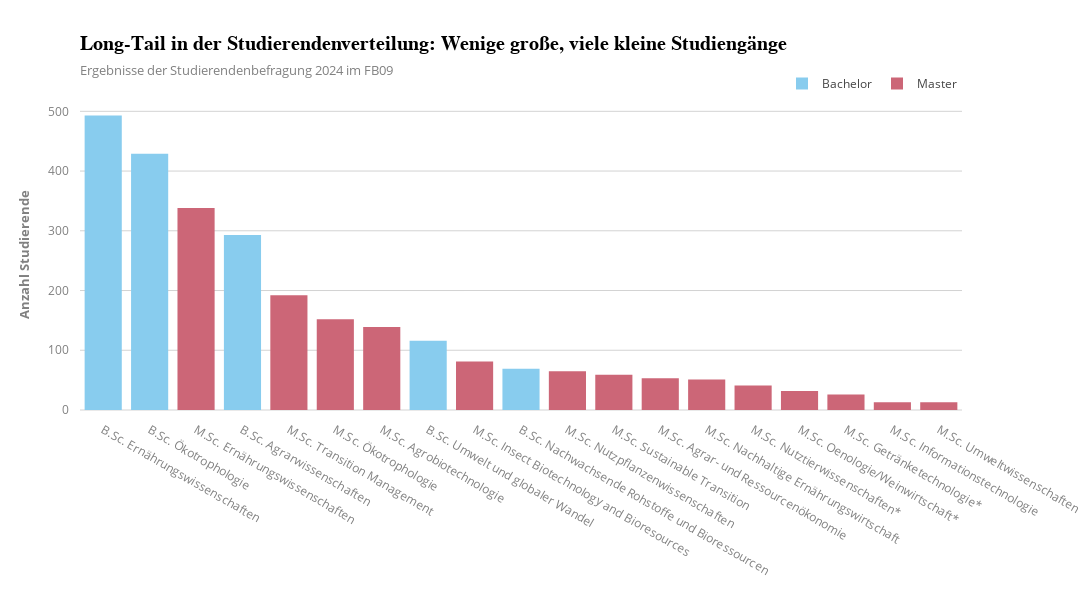

Write notebook code for a chart like this one.
### Code cell
# Reassign degree type based on cleaned name
studiengang_verteilung["Abschlussart"] = studiengang_verteilung["Studiengang"].apply(
    lambda x: "Bachelor" if "B.Sc." in x else "Master"
)

# Define custom color mapping
color_map = {
    "Bachelor": "rgb(136, 204, 238)",
    "Master": "rgb(204, 102, 119)"
}

# Sort and fix category order
studiengang_verteilung = studiengang_verteilung.sort_values(
    by="Anzahl Studierende",
    ascending=False
)

studiengang_verteilung["Studiengang"] = pd.Categorical(
    studiengang_verteilung["Studiengang"],
    categories=studiengang_verteilung["Studiengang"],
    ordered=True
)

# Create bar chart
fig = px.bar(
    studiengang_verteilung,
    x="Studiengang",
    y="Anzahl Studierende",
    color="Abschlussart",
    color_discrete_map=color_map,
    title="Long-Tail in der Studierendenverteilung: Wenige große, viele kleine Studiengänge",
    subtitle="Ergebnisse der Studierendenbefragung 2024 im FB09",
    template="infoviz"
)

# Layout configuration
fig.update_layout(
    margin=dict(b=190, r=130),
    xaxis_title="",
    height=600,
    width=1300,
    xaxis=dict(
        categoryorder="array",
        categoryarray=studiengang_verteilung["Studiengang"]
    ),
    legend=dict(
        title="",
        orientation="h",
        yanchor="top",
        y=1.1,
        xanchor="right",
        x=1
    )
)

fig.show()
fig.write_image("Plots/pdf/abschluss6.pdf")

### Figure 1 — Plotly figure (JSON) as saved in the notebook; plotly's stock layout.template omitted (floating-point values rounded to 4 significant figures)
{"data": [{"hovertemplate": "Abschlussart=Bachelor<br>Studiengang=%{x}<br>Anzahl Studierende=%{y}<extra></extra>", "legendgroup": "Bachelor", "marker": {"color": "rgb(136, 204, 238)", "pattern": {"shape": ""}}, "name": "Bachelor", "orientation": "v", "showlegend": true, "textposition": "auto", "type": "bar", "x": ["B.Sc. Ernährungswissenschaften", "B.Sc. Ökotrophologie", "B.Sc. Agrarwissenschaften", "B.Sc. Umwelt und globaler Wandel", "B.Sc. Nachwachsende Rohstoffe und Bioressourcen"], "xaxis": "x", "y": [493, 429, 293, 116, 69], "yaxis": "y"}, {"hovertemplate": "Abschlussart=Master<br>Studiengang=%{x}<br>Anzahl Studierende=%{y}<extra></extra>", "legendgroup": "Master", "marker": {"color": "rgb(204, 102, 119)", "pattern": {"shape": ""}}, "name": "Master", "orientation": "v", "showlegend": true, "textposition": "auto", "type": "bar", "x": ["M.Sc. Ernährungswissenschaften", "M.Sc. Transition Management", "M.Sc. Ökotrophologie", "M.Sc. Agrobiotechnologie", "M.Sc. Insect Biotechnology and Bioresources", "M.Sc. Nutzpflanzenwissenschaften", "M.Sc. Sustainable Transition", "M.Sc. Agrar- und Ressourcenökonomie", "M.Sc. Nachhaltige Ernährungswirtschaft", "M.Sc. Nutztierwissenschaften*", "M.Sc. Oenologie/Weinwirtschaft*", "M.Sc. Getränketechnologie*", "M.Sc. Informationstechnologie", "M.Sc. Umweltwissenschaften"], "xaxis": "x", "y": [338, 192, 152, 139, 81, 65, 59, 53, 51, 41, 32, 26, 13, 13], "yaxis": "y"}], "layout": {"barmode": "relative", "height": 600, "legend": {"orientation": "h", "title": {"text": ""}, "tracegroupgap": 0, "x": 1, "xanchor": "right", "y": 1.1, "yanchor": "top"}, "margin": {"b": 190, "r": 130}, "title": {"subtitle": {"text": "Ergebnisse der Studierendenbefragung 2024 im FB09"}, "text": "Long-Tail in der Studierendenverteilung: Wenige große, viele kleine Studiengänge"}, "width": 1300, "xaxis": {"anchor": "y", "categoryarray": ["B.Sc. Ernährungswissenschaften", "B.Sc. Ökotrophologie", "M.Sc. Ernährungswissenschaften", "B.Sc. Agrarwissenschaften", "M.Sc. Transition Management", "M.Sc. Ökotrophologie", "M.Sc. Agrobiotechnologie", "B.Sc. Umwelt und globaler Wandel", "M.Sc. Insect Biotechnology and Bioresources", "B.Sc. Nachwachsende Rohstoffe und Bioressourcen", "M.Sc. Nutzpflanzenwissenschaften", "M.Sc. Sustainable Transition", "M.Sc. Agrar- und Ressourcenökonomie", "M.Sc. Nachhaltige Ernährungswirtschaft", "M.Sc. Nutztierwissenschaften*", "M.Sc. Oenologie/Weinwirtschaft*", "M.Sc. Getränketechnologie*", "M.Sc. Informationstechnologie", "M.Sc. Umweltwissenschaften"], "categoryorder": "array", "domain": [0, 1], "title": {"text": ""}}, "yaxis": {"anchor": "x", "domain": [0, 1], "title": {"text": "Anzahl Studierende"}}}}
